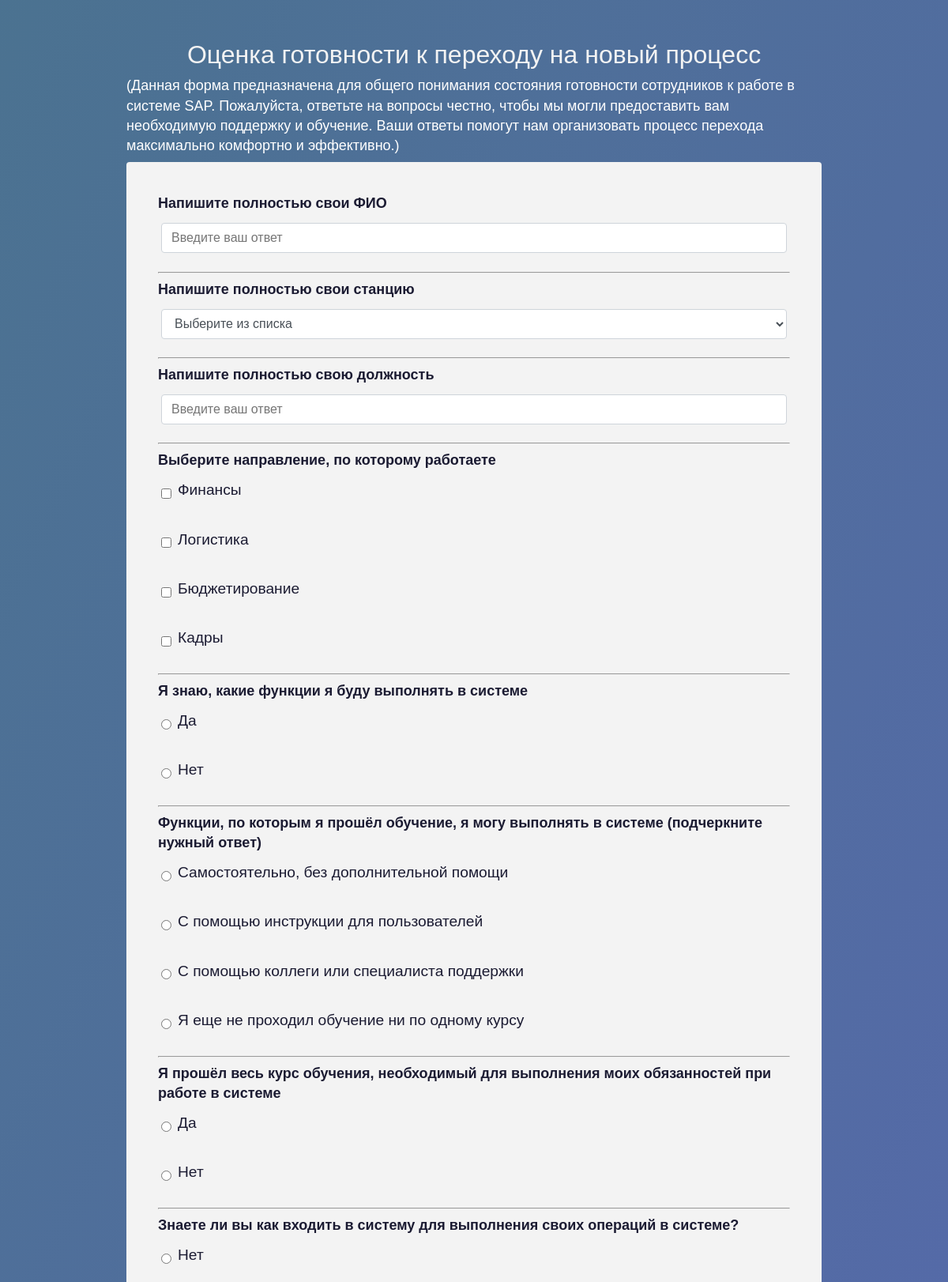
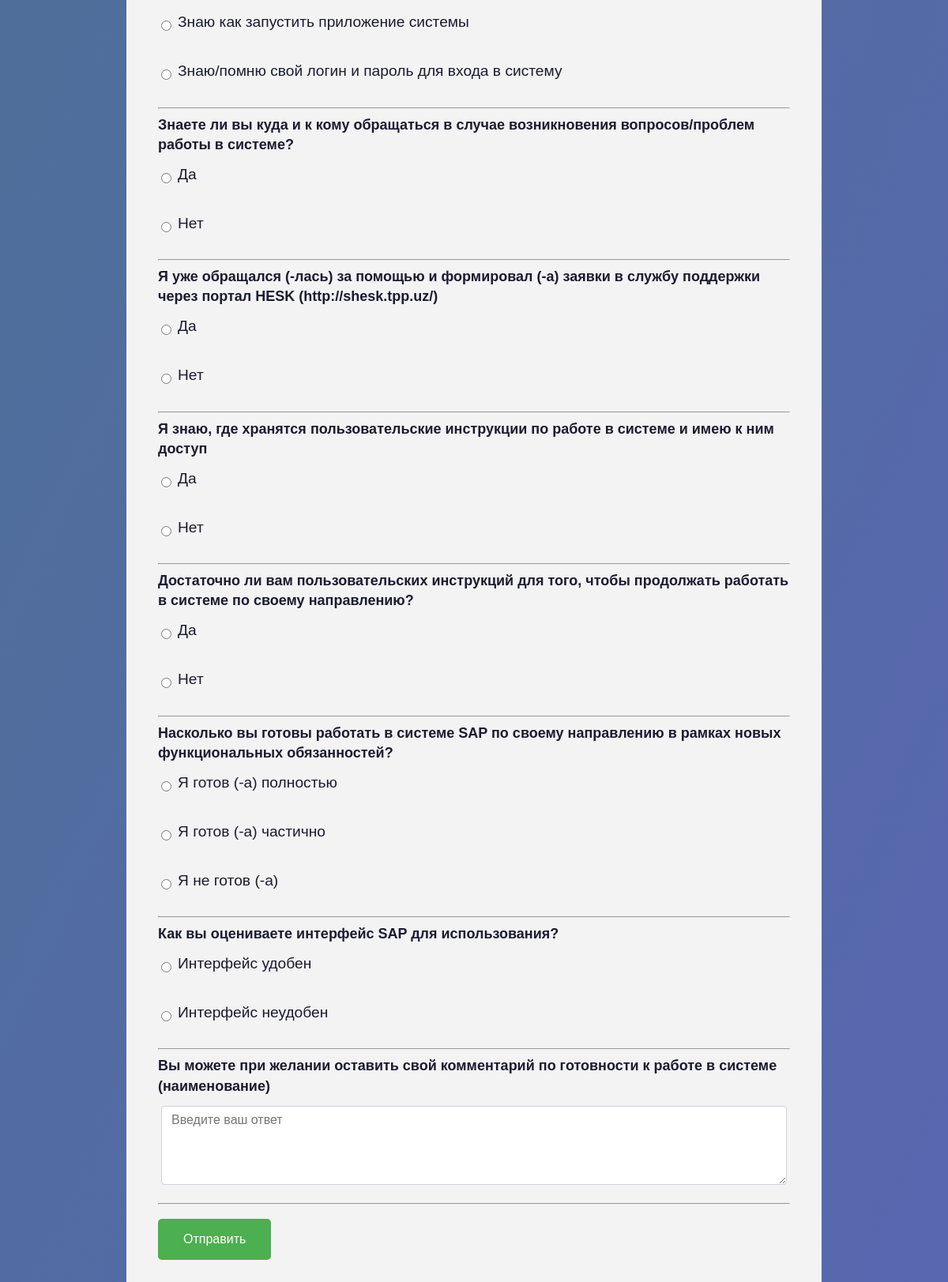
The app's page /survey/1/ with its own data (2 pictures, top to bottom).
### survey/models.py (models this page shows, shortened)
class Survey(models.Model):
    title = models.CharField(max_length=255)
    description = models.TextField(blank=True, null=True)
    created_at = models.DateTimeField(auto_now_add=True)

class Question(models.Model):
    QUESTION_TYPES = [
        ('text', 'Текстовый ответ'),
        ('textarea', 'Расширенный ответ'),
        ('radio', 'Один вариант ответа'),
        ('checkbox', 'Множественный выбор'),
        ('select', 'Выпадающий список'),
        ('combo', 'Комбинированный (Да/Нет + Текст)')
    ]
    survey = models.ForeignKey(Survey, related_name='questions', on_delete=models.CASCADE)
    text = models.CharField(max_length=255)
    question_type = models.CharField(max_length=50, choices=QUESTION_TYPES)
    required = models.BooleanField(default=True)
    is_unique = models.BooleanField(default=False)

class Choice(models.Model):
    question = models.ForeignKey(Question, related_name='choices', on_delete=models.CASCADE)
    text = models.CharField(max_length=255)
    description = models.CharField(max_length=255, blank=True)
    requires_comment = models.BooleanField(default=False)

### survey/views.py (the view, shortened to what this page needs)
# urls.py: path('survey/<int:survey_id>/', views.survey_view, name='surveys'),
def survey_view(request, survey_id):
    survey = get_object_or_404(Survey, id=survey_id)
    errors = {}
    answers_to_save = []
    has_errors = False
    last_submission_time = request.session.get(f'survey_{survey_id}_last_submission', None)
    return render(request, 'survey.html', {'survey': survey, 'errors': errors})

### survey/templates/survey.html (shortened to what this page needs)
{% load static %}
{% load custom_filters %}
<html lang="en">
<head>
    <link type="text/css" href="{% static 'style.css' %}" rel="stylesheet">
</head>
<body>
    <div class="container">
    <h1>{{ survey.title }}</h1>
    <p style="color:white;">({{ survey.description }})</p>
    <form method="post" id="survey-form">
        {% for question in survey.questions.all %}
            <div class="question">
                <p><strong>{{ question.text }}</strong></p>
                {% if question.question_type == 'combo' %}
                    {% for choice in question.choices.all %}
                    <div class="form-group">
                        <input type="radio"
                            id="choice_{{ question.id }}_{{ choice.id }}"
                            name="question_{{ question.id }}"
                            value="{{ choice.id }}"
                            onclick="toggleCommentField({{ question.id }}, {{ choice.id }}, {{ choice.requires_comment|yesno:'true,false' }})"
                            class="form-check-input" required>
                        <label for="choice_{{ question.id }}_{{ choice.id }}" class="form-check-label">
                            {{ choice.text }}
                        </label>
                    </div>
                    {% endfor %}
                {% elif question.question_type == 'text' %}
                    <div class="form-group">
                        <input name="question_{{ question.id }}" placeholder="Введите ваш ответ" class="form-control" required>
                    </div>
                {% elif question.question_type == 'textarea' %}
                    <div class="form-group">
                        <textarea name="question_{{ question.id }}" placeholder="Введите ваш ответ" class="form-control" style="height: 100px; width: 100%; resize: vertical;" required></textarea>
                    </div>
                {% elif question.question_type == 'radio' %}
                    {% for choice in question.choices.all %}
                    <div class="form-group">
                        <input type="radio" id="choice_{{ choice.id }}" name="question_{{ question.id }}" value="{{ choice.id }}" class="form-check-input" required>
                        <label for="choice_{{ choice.id }}" class="form-check-label">{{ choice.text }}</label><br>
                    </div>
                    {% endfor %}
                {% elif question.question_type == 'checkbox' %}
                    {% for choice in question.choices.all %}
                    <div class="form-group">
                        <input type="checkbox" id="choice_{{ choice.id }}" name="question_{{ question.id }}" value="{{ choice.id }}" class="form-check-input">
                        <label for="choice_{{ choice.id }}" class="form-check-label">{{ choice.text }}</label><br>
                    </div>
                    {% endfor %}
                {% elif question.question_type == 'select' %}
                    <div class="form-group">
                        <select name="question_{{ question.id }}" class="form-control" required>
                            <option disabled selected value>Выберите из списка</option>
                        </select>
                    </div>
                {% endif %}
            </div>
            <hr>
        {% endfor %}
        <button type="submit" class="submit-btn">Отправить</button>
    </form>
    </div>
</body>
</html>

### survey/static/style.css (style rules this page uses)
:root { --color-white: #f3f3f3; --color-darkblue: #1b1b32; --color-darkblue-alpha: rgba(27, 27, 50, 0.8); --color-green: #37af65; }
*, *::before, *::after { box-sizing: border-box; }
body { font-family: 'Poppins', sans-serif; font-size: 1rem; font-weight: 400; line-height: 1.4; color: var(--color-darkblue); margin: 0; }
body::before { content: ''; position: fixed; top: 0; left: 0; height: 100%; width: 100%; z-index: -1; background: var(--color-darkblue); background-image: linear-gradient( 115deg, rgba(87, 136, 168, 0.8), rgba(114, 135, 230, 0.7) ); background-size: cover; background-repeat: no-repeat; background-position: center; }
h1 { text-align: center; color: var(--color-white); font-weight: 400; line-height: 1.2; margin: 0 0 0.5rem; }
p { font-size: 1.125rem; margin: 0 0 0.5rem; }
label { display: flex; align-items: center; font-size: 1.125rem; margin-bottom: 0.5rem; }
input, button, select, textarea { margin: 0; font-family: inherit; font-size: inherit; line-height: inherit; }
button { border: none; cursor: pointer; }
.container { width: 100%; margin: 3.125rem auto 0 auto; padding: 0 0.625rem; }
@media (min-width: 576px) { .container { max-width: 720px; } }
@media (min-width: 768px) { .container { max-width: 900px; } }
form { background: var(--color-white); padding: 2.5rem 0.625rem; border-radius: 0.25rem; }
@media (min-width: 480px) { form { padding: 2.5rem; } }
.form-group { margin-bottom: 1.25rem; padding: 0.25rem; }
.form-control { display: block; width: 100%; height: 2.375rem; padding: 0.375rem 0.75rem; color: #495057; background-color: #fff; border: 1px solid #ced4da; border-radius: 0.25rem; transition: border-color 0.15s ease-in-out, box-shadow 0.15s ease-in-out; }
.form-group { display: flex; align-items: center; margin-bottom: 1.2rem; }
.form-group label { margin-left: 0.5rem; display: inline-block; font-size: 1.2rem; }
.submit-btn { background-color: #4CAF50; color: white; padding: 15px 32px; text-align: center; font-size: 16px; margin: 10px 0; border: none; border-radius: 5px; cursor: pointer; transition: background-color 0.3s ease; }

### records on screen
Survey: title "Оценка готовности к переходу на новый процесс", description "Данная форма предназначена для общего понимания состояния готовности сотрудников к работе в системе SAP. Пожалуйста, ответьте на вопросы честно, чтобы мы могли предоставить вам необходимую поддержку и обучение. Ваши ответы помогут нам организовать процесс перехода максимально комфортно и эффективно."
Question: text "Напишите полностью свои ФИО"
Question: text "Напишите полностью свои станцию"
Question: text "Напишите полностью свою должность"
Question: text "Выберите направление, по которому работаете"
Choice: text "Финансы"
Choice: text "Логистика"
Choice: text "Бюджетирование"
Choice: text "Кадры"
Question: text "Я знаю, какие функции я буду выполнять в системе"
Choice: text "Да"
Choice: text "Нет"
Question: text "Функции, по которым я прошёл обучение, я могу выполнять в системе (подчеркните нужный ответ)"
Choice: text "Самостоятельно, без дополнительной помощи"
Choice: text "С помощью инструкции для пользователей"
Choice: text "С помощью коллеги или специалиста поддержки"
Choice: text "Я еще не проходил обучение ни по одному курсу"
Question: text "Я прошёл весь курс обучения, необходимый для выполнения моих обязанностей при работе в системе"
Choice: text "Да"
Choice: text "Нет"
Question: text "Знаете ли вы как входить в систему для выполнения своих операций в системе?"
Choice: text "Нет"
Choice: text "Знаю как запустить приложение системы"
Choice: text "Знаю/помню свой логин и пароль для входа в систему"
Question: text "Знаете ли вы куда и к кому обращаться в случае возникновения вопросов/проблем работы в системе?"
Choice: text "Да"
Choice: text "Нет"
Question: text "Я уже обращался (-лась) за помощью и формировал (-а) заявки в службу поддержки через портал HESK (http://shesk.tpp.uz/)"
Choice: text "Да"
Choice: text "Нет"
Question: text "Я знаю, где хранятся пользовательские инструкции по работе в системе и имею к ним доступ"
Choice: text "Да"
Choice: text "Нет"
Question: text "Достаточно ли вам пользовательских инструкций для того, чтобы продолжать работать в системе по своему направлению?"
Choice: text "Да"
Choice: text "Нет"
Question: text "Насколько вы готовы работать в системе SAP по своему направлению в рамках новых функциональных обязанностей?"
Choice: text "Я готов (-а) полностью"
Choice: text "Я готов (-а) частично"
Choice: text "Я не готов (-а)"
Question: text "Как вы оцениваете интерфейс SAP для использования?"
Choice: text "Интерфейс удобен"
Choice: text "Интерфейс неудобен"
Question: text "Вы можете при желании оставить свой комментарий по готовности к работе в системе (наименование)", id "Введите ваш ответ"
